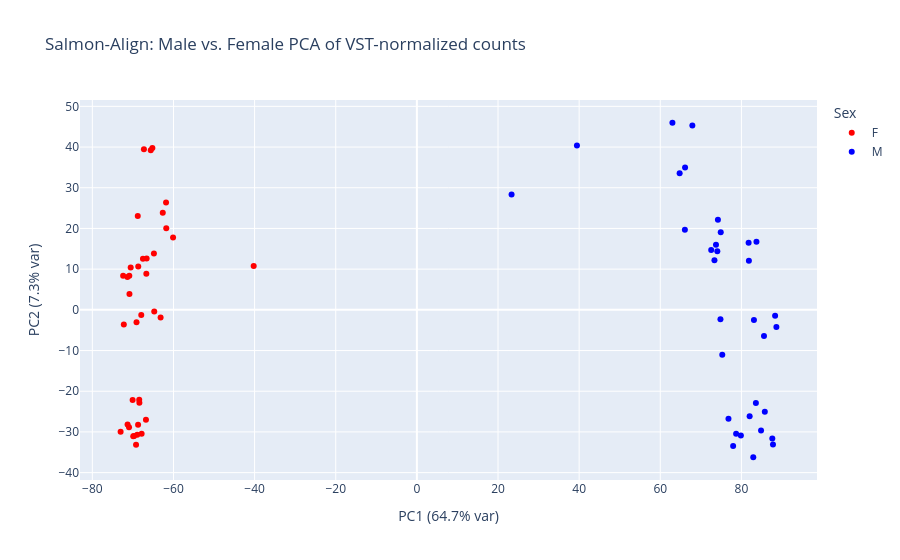

Write notebook code for a chart like this one.
### Code cell
# create transpose
vst_t = norm_counts.T

pca = PCA(n_components=2)
pca_scores = pca.fit_transform(vst_t)

pca_df = metadata.copy()
pca_df['PC1'] = pca_scores[:,0]
pca_df['PC2'] = pca_scores[:,1]

# Explained variance
pc1_var = pca.explained_variance_ratio_[0] * 100
pc2_var = pca.explained_variance_ratio_[1] * 100

# Define your own color mapping
color_map = {'M': 'blue', 'F': 'red'}  

fig = px.scatter(
    pca_df,
    x='PC1',
    y='PC2',
    color='Sex',  
    color_discrete_map=color_map,          
    hover_name=pca_df.index,
    title=f"Salmon-Align: Male vs. Female PCA of VST-normalized counts"
)

fig.update_layout(
    xaxis_title=f"PC1 ({pca.explained_variance_ratio_[0]*100:.1f}% var)",
    yaxis_title=f"PC2 ({pca.explained_variance_ratio_[1]*100:.1f}% var)",
)
fig.show()

### Figure 1 — Plotly figure (JSON) as saved in the notebook; plotly's stock layout.template omitted (floating-point values rounded to 4 significant figures)
{"data": [{"hovertemplate": "<b>%{hovertext}</b><br><br>Sex=F<br>PC1=%{x}<br>PC2=%{y}<extra></extra>", "hovertext": ["ERR12356072", "ERR12383247", "ERR12383248", "ERR12383252", "ERR12383253", "ERR12383254", "ERR12383259", "ERR12383260", "ERR12383261", "ERR12383265", "ERR12383266", "ERR12383268", "ERR12383272", "ERR12383273", "ERR12383274", "ERR12383279", "ERR12383280", "ERR12383281", "ERR12383283", "ERR12383285", "ERR12383286", "ERR12383287", "ERR12383289", "ERR12383292", "ERR12383293", "ERR12383294", "ERR12383298", "ERR12383299", "ERR12383300", "ERR12383301", "ERR12383305", "ERR12383306", "ERR12383307", "ERR12383311", "ERR12383312", "ERR12383313", "ERR12383314"], "legendgroup": "F", "marker": {"color": "red", "symbol": "circle"}, "mode": "markers", "name": "F", "orientation": "v", "showlegend": true, "type": "scatter", "x": [-64.82, -67.52, -60.1, -66.61, -61.78, -40.23, -63.17, -70.85, -64.74, -68.4, -70.07, -68.44, -71.31, -68.72, -66.78, -67.85, -69.71, -70.95, -69.22, -73.03, -68.93, -69.92, -68.8, -69.11, -72.23, -67.93, -70.88, -66.69, -62.63, -71.34, -72.4, -70.55, -68.68, -61.83, -67.28, -65.59, -65.2], "xaxis": "x", "y": [13.82, 12.55, 17.75, 12.62, 20.06, 10.79, -1.91, 3.893, -0.4026, -22.83, -22.16, -22.1, -28.18, -28.22, -27.03, -30.44, -30.99, -28.85, -33.18, -29.94, -30.68, -31.08, 23.07, -3.048, -3.627, -1.24, 8.365, 8.885, 23.89, 8.096, 8.36, 10.4, 10.67, 26.38, 39.46, 39.22, 39.75], "yaxis": "y"}, {"hovertemplate": "<b>%{hovertext}</b><br><br>Sex=M<br>PC1=%{x}<br>PC2=%{y}<extra></extra>", "hovertext": ["ERR12383249", "ERR12383250", "ERR12383251", "ERR12383255", "ERR12383256", "ERR12383257", "ERR12383258", "ERR12383262", "ERR12383263", "ERR12383264", "ERR12383267", "ERR12383269", "ERR12383270", "ERR12383271", "ERR12383275", "ERR12383276", "ERR12383277", "ERR12383278", "ERR12383282", "ERR12383284", "ERR12383288", "ERR12383290", "ERR12383291", "ERR12383295", "ERR12383296", "ERR12383302", "ERR12383304", "ERR12383308", "ERR12383309", "ERR12383310", "ERR12383315", "ERR12383316", "ERR12383317"], "legendgroup": "M", "marker": {"color": "blue", "symbol": "circle"}, "mode": "markers", "name": "M", "orientation": "v", "showlegend": true, "type": "scatter", "x": [81.77, 83.7, 74.9, 88.62, 66.11, 88.3, 83.09, 85.77, 83.57, 82.03, 64.77, 87.78, 87.61, 76.81, 84.84, 79.86, 78.69, 23.34, 77.96, 82.92, 74.83, 85.56, 75.28, 73.35, 74.06, 72.55, 66.06, 67.9, 62.99, 39.46, 81.84, 73.73, 74.21], "xaxis": "x", "y": [16.47, 16.73, 19.07, -4.189, 34.98, -1.423, -2.483, -25.05, -22.91, -26.12, 33.58, -33.06, -31.6, -26.78, -29.68, -30.87, -30.45, 28.37, -33.45, -36.22, -2.299, -6.458, -11.05, 12.16, 14.42, 14.72, 19.68, 45.29, 45.97, 40.39, 12.04, 15.97, 22.14], "yaxis": "y"}], "layout": {"legend": {"title": {"text": "Sex"}, "tracegroupgap": 0}, "title": {"text": "Salmon-Align: Male vs. Female PCA of VST-normalized counts"}, "xaxis": {"anchor": "y", "domain": [0, 1], "title": {"text": "PC1 (64.7% var)"}}, "yaxis": {"anchor": "x", "domain": [0, 1], "title": {"text": "PC2 (7.3% var)"}}}}
